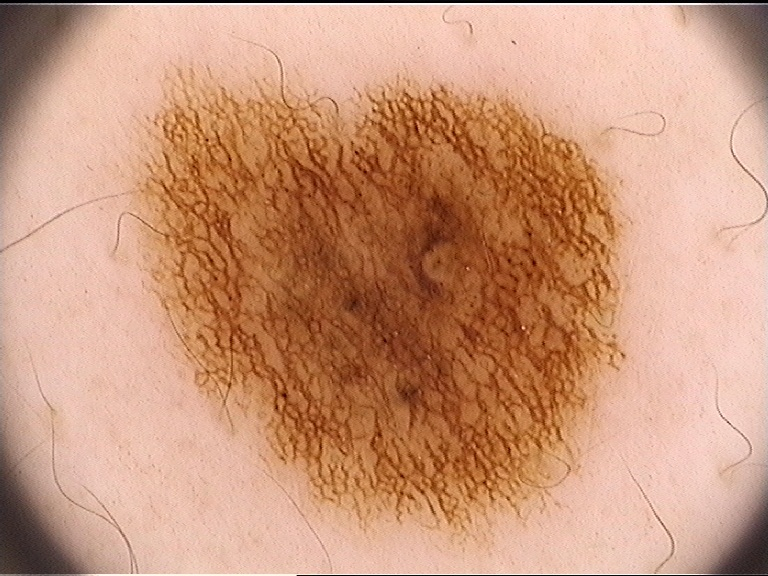
%> input picture CLASE_11/084.jpg, 768 x 576 px
$ octave --eval "result = analisis(imread('084.jpg'));"   (GNU Octave 9; MATLAB toolbox functions it lacks are replaced by stand-ins)
%> lines starting %> are read from the running program, lines starting %| are printed output that depends on the picture
### CLASE_11/chori.m
function b= chori(a)
[fil, col, cap] =size(a);
%> fil = 576; col = 768; cap = 3
a=double(a); %Lets me make mathematical operations. If there are int.
a=a/max(a(:))*255;
b=uint8(a);
%> b is the input picture: size 576x768x3 uint8; mean R, G, B 202.8, 151.3, 122.9
b=reshape(b,[fil, col*cap]);
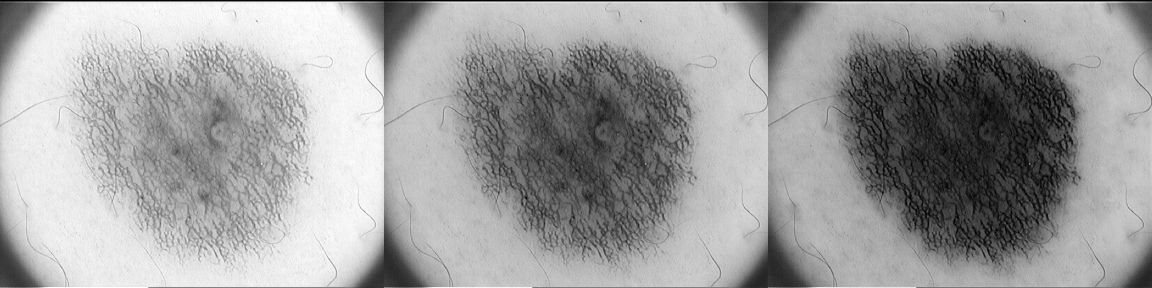
%> b: size 576x2304 uint8 (shown at 1/2 size); min 0, max 255, mean 159
end

### CLASE_11/componentes.m
function [a1, a2, a3, a4, a5] = componentes(a)
%DIFFERENT TYPES OF COLOR FORMATS . USE makecform TO CHANGE IT.
%'lab2lch'   'lch2lab'   'upvpl2xyz'   'xyz2upvpl'
%'uvl2xyz'   'xyz2uvl'   'xyl2xyz'     'xyz2xyl'
%'xyz2lab'   'lab2xyz'   'srgb2xyz'    'xyz2srgb'
%'srgb2lab'  'lab2srgb'  'srgb2cmyk'   'cmyk2srgb'
a1=chori(a);
a2=rgb2hsv(a);
%> a2: size 576x768x3 double; mean H, S, V 0.0616, 0.428, 0.795
a2=chori(a2);
%> in chori (call 2), `a=a/max(a(:))*255;`: a: size 576x768x3 double; mean H, S, V 15.7, 109.1, 202.8
%> in chori (call 2), `b=uint8(a);`: b: size 576x768x3 uint8; mean H, S, V 15.7, 109.1, 202.8
%> in chori (call 2), `b=reshape(b,[fil, col*cap]);`:
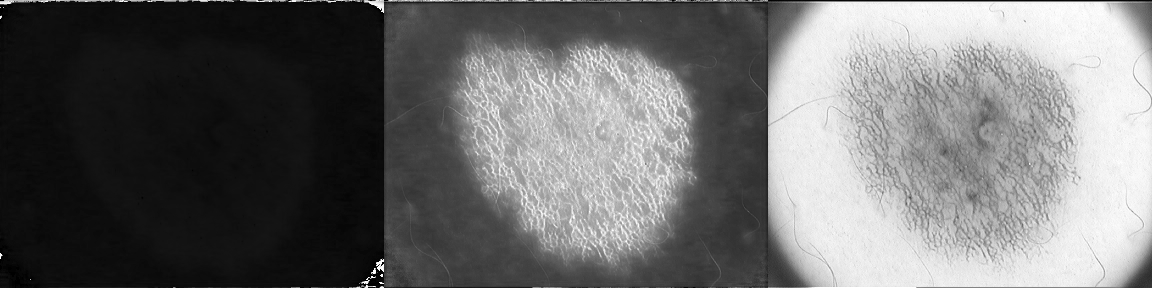
%> b: size 576x2304 uint8 (shown at 1/2 size); min 0, max 255, mean 109.2
cform=makecform('srgb2cmyk');
%> the run ends on the next line
a3= applycform(a,cform); k = a3(:,:,4);
a3=chori(a3(:,:,1:3)); %(Convierta a chori las 3 primeras capas)
a4=[k,k,k];
cform2 = makecform('srgb2lab');
a5= applycform(a,cform2);
a5= chori(a5);
end

### CLASE_11/analisis.m
function [b]=analisis(a)
    [a1,a2,a3,a4,a5]= componentes(a);
    figure(1);imshow([a1;a2;a3;a4;a5]); impixelinfo
    title(['rgb -hsv - cmy - kkk - lab']) %Se observa que la b de rgb, s, y y la b1 de lab, determinan el lunor melo.
    s=componente(a2, 2); lvl=graythresh(s); s1=im2bw(s,lvl)*255;%figure(20);imshow([s, s1]); impixelinfo
    b=componente(a1, 3); lvl=graythresh(b); b2=im2bw(b,lvl)*255;%figure(30);imshow([b,b2]);impixelinfo
    y=componente(a3, 3); lvl=graythresh(y); y1=im2bw(y,lvl)*255;%figure(40);imshow([y, y1]);impixelinfo
    b1=componente(a5, 3); lvl=graythresh(b1); b11=im2bw(b1,lvl)*255;%figure(50);imshow([b1, b11]);impixelinfo

    b=([s,s1;b,b2;y,y1;b1,b11]);
end
